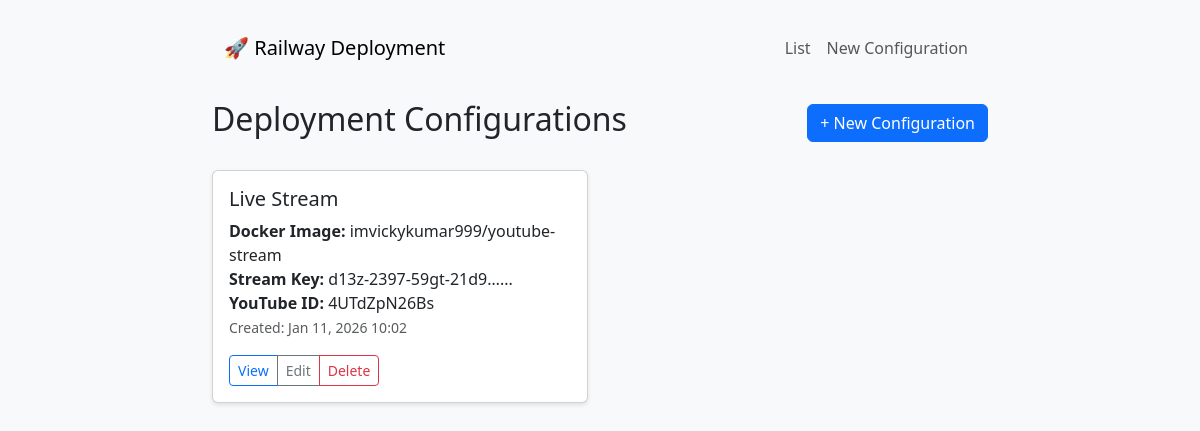
/, run on an earlier commit of the app's database.
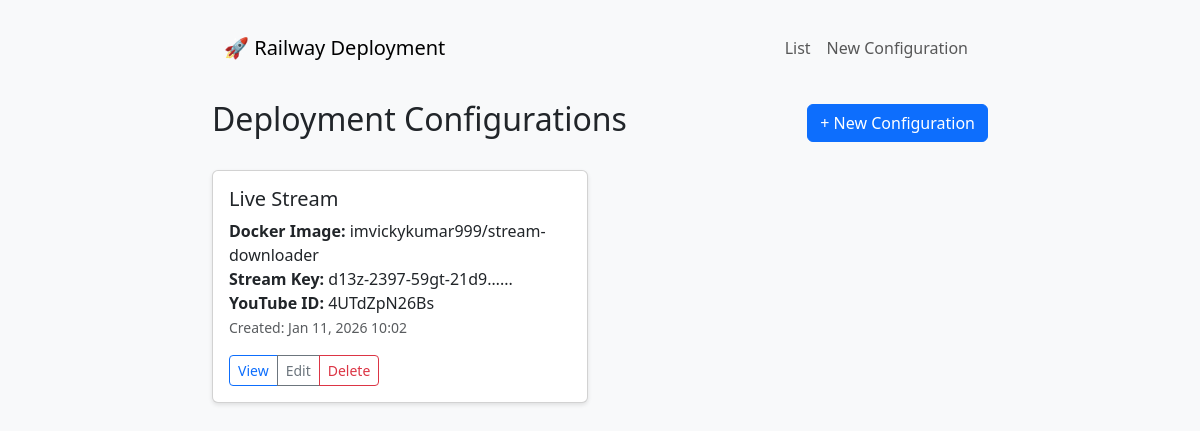
And on a later commit of the database.
### deployments/models.py (models this page shows, shortened)
class RailwayDeployment(models.Model):
    railway_token = models.CharField(
        max_length=255,
        help_text="Get it from https://railway.com/account/tokens",
        verbose_name="Railway Token"
    )
    project_name = models.CharField(
        max_length=255,
        default="Live Stream",
        help_text="Use a unique name for your project",
        verbose_name="Project Name"
    )
    docker_image = models.CharField(
        max_length=255,
        default="imvickykumar999/stream-downloader",
        help_text="Docker image to deploy (e.g., imvickykumar999/stream-downloader)",
        verbose_name="Docker Image"
    )
    stream_key = models.CharField(
        max_length=255,
        blank=True,
        null=True,
        help_text="Get it from https://studio.youtube.com/channel/UC/livestreaming",
        verbose_name="Stream Key"
    )
    youtube_id = models.CharField(
        max_length=50,
        blank=True,
        null=True,
        help_text="YouTube video ID (e.g., 4UTdZpN26Bs from https://www.youtube.com/watch?v=4UTdZpN26Bs)",
        verbose_name="YouTube ID"
    )
    railway_project_id = models.CharField(
        max_length=255,
        blank=True,
        null=True,
        help_text="Railway project ID (set after first deployment)",
        verbose_name="Railway Project ID"
    )
    railway_service_id = models.CharField(
        max_length=255,
        blank=True,
        null=True,
        help_text="Railway service ID (set after first deployment)",
        verbose_name="Railway Service ID"
    )
    created_at = models.DateTimeField(auto_now_add=True)
    updated_at = models.DateTimeField(auto_now=True)
    is_active = models.BooleanField(default=True, help_text="Active configuration")
    class Meta:
        verbose_name = "Railway Deployment"
        verbose_name_plural = "Railway Deployments"
        ordering = ['-created_at']

### deployments/views.py (the view)
# urls.py: path('', views.deployment_list, name='deployment_list'),
def deployment_list(request):
    deployments = RailwayDeployment.objects.all()
    return render(request, 'deployments/list.html', {'deployments': deployments})

### deployments/templates/deployments/list.html (shortened to what this page needs)
{% extends 'deployments/base.html' %}
{% block content %}
<div class="d-flex justify-content-between align-items-center mb-4">
    <h2>Deployment Configurations</h2>
    <a href="{% url 'deployments:deployment_form' %}" class="btn btn-primary">+ New Configuration</a>
</div>
{% if deployments %}
    <div class="row">
        {% for deployment in deployments %}
        <div class="col-md-6 mb-3">
            <div class="card">
                <div class="card-body">
                    <h5 class="card-title">{{ deployment.project_name }}</h5>
                    <p class="card-text">
                        <strong>Docker Image:</strong> {{ deployment.docker_image }}<br>
                        {% if deployment.stream_key %}
                            <strong>Stream Key:</strong> {{ deployment.stream_key|truncatechars:20 }}...<br>
                        {% endif %}
                        {% if deployment.youtube_id %}
                            <strong>YouTube ID:</strong> {{ deployment.youtube_id }}<br>
                        {% endif %}
                        <small class="text-muted">Created: {{ deployment.created_at|date:"M d, Y H:i" }}</small>
                    </p>
                    <div class="btn-group" role="group">
                        <a href="{% url 'deployments:deployment_detail' deployment.pk %}" class="btn btn-sm btn-outline-primary">View</a>
                        <a href="{% url 'deployments:deployment_edit' deployment.pk %}" class="btn btn-sm btn-outline-secondary">Edit</a>
                        <a href="{% url 'deployments:deployment_delete' deployment.pk %}" class="btn btn-sm btn-outline-danger">Delete</a>
                    </div>
                </div>
            </div>
        </div>
        {% endfor %}
    </div>
{% endif %}
{% endblock %}

What changed in the data, as far as the page shows it:
changed RailwayDeployment "Live Stream": docker_image "imvickykumar999/youtube-stream" → "imvickykumar999/stream-downloader"
